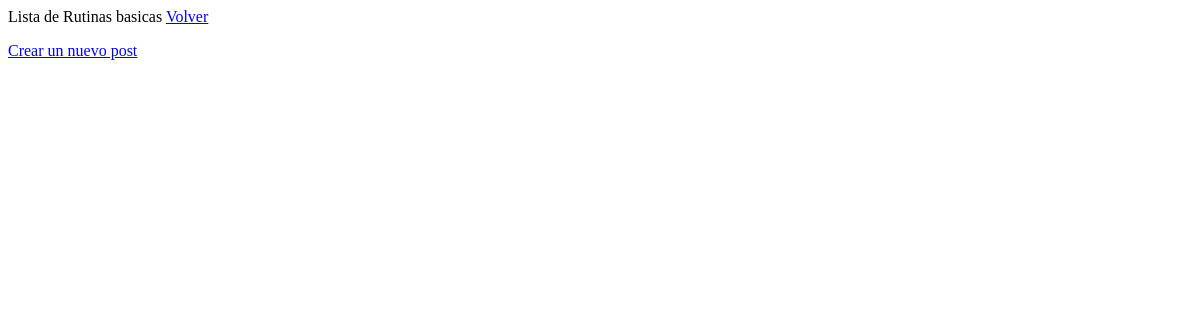
Page /blog1/list/ (signed in) on the earlier database version.
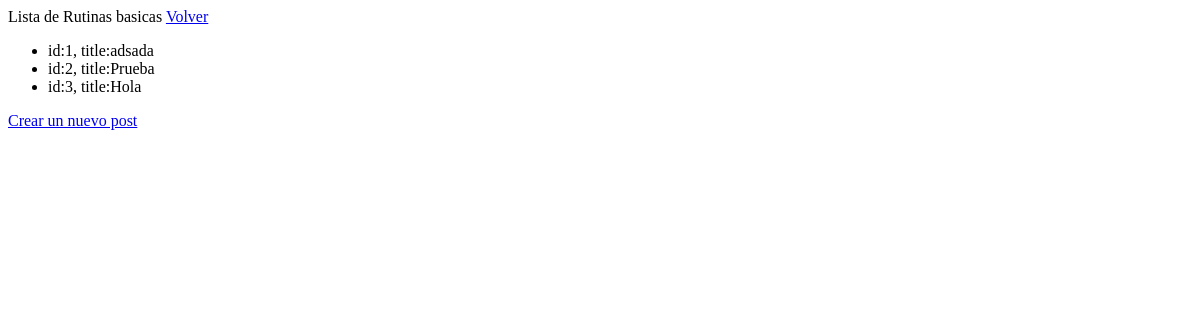
Same page on the later database version.
### blog/models.py (models this page shows)
class Post(models.Model):
    title = models.CharField(max_length=100)
    short_content = models.CharField(max_length=255)
    content = models.TextField(max_length=3000)
    date_published = models.DateTimeField(auto_now_add=True)
    image = models.ImageField(upload_to="posts", null=True, blank=True)
    def __str__(self):
        return f"id:{self.id}, title:{self.title}"

### blog/views.py (the view)
# urls.py: path('list/', ListPost.as_view(), name="list-post"),
class ListPost(LoginRequiredMixin, ListView):
    model=Post

### blog/templates/blog/post_list.html (shortened to what this page needs)
<!DOCTYPE html>
<html lang="en">
<head>
</head>
<body>
    <a href="{% url 'index-blog' %}">Volver</a>
    <ul>
    {% for post in object_list %}
        <li>{{post}}
    {% endfor %}
    </ul>
    <a href="{% url 'create-post'%}">Crear un nuevo post</a>
</body>
</html>

Differences in the rows shown:
added Post: id+title "id:1, title:adsada"
added Post: id+title "id:2, title:Prueba"
added Post: id+title "id:3, title:Hola"
